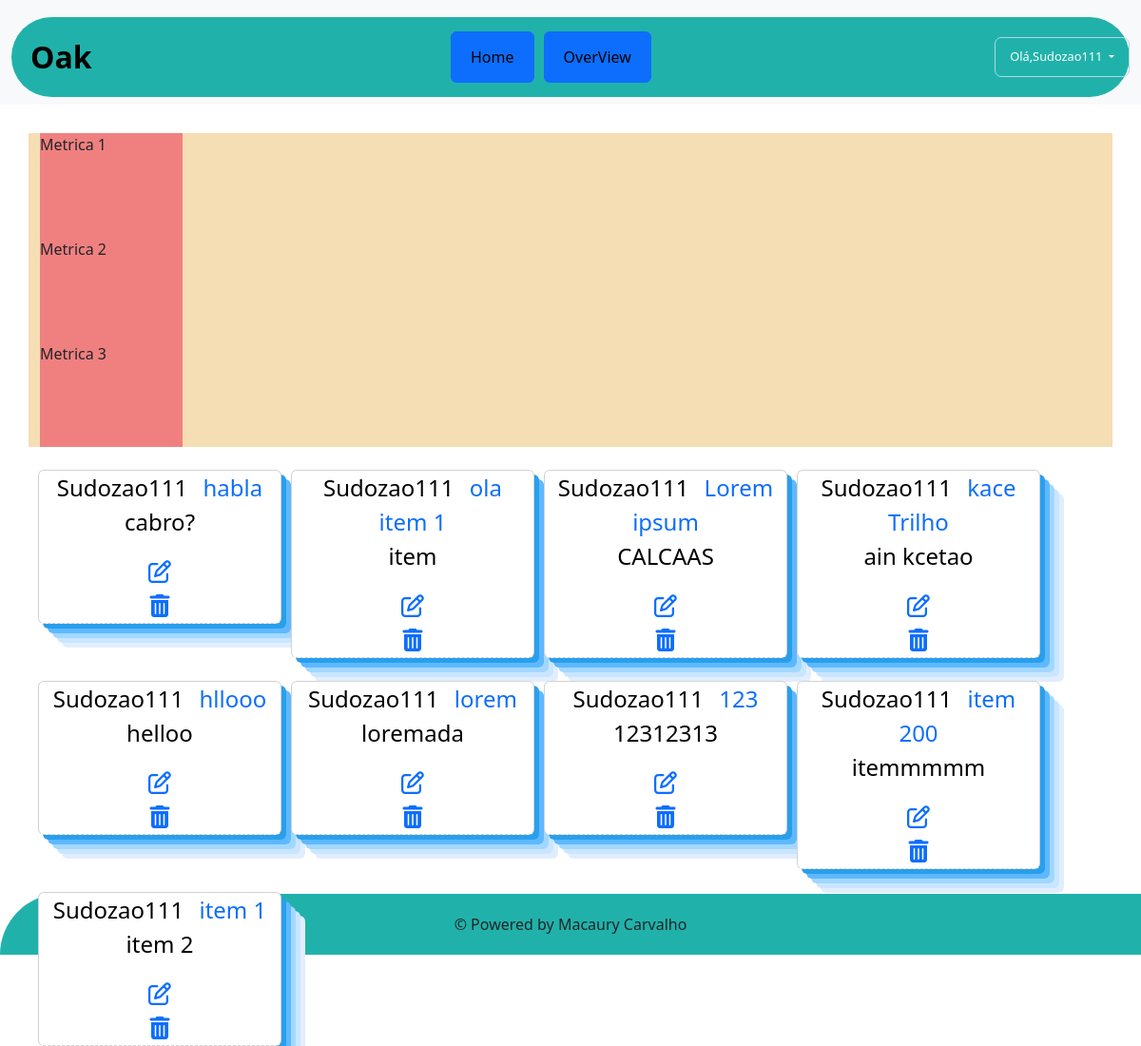
The app's page /overview/ (signed in) with its own data.
### tarefas/models.py (models this page shows, shortened)
class Tarefas(models.Model):
    titulo = models.CharField(max_length=254)
    descricao = models.TextField()
    usuario = models.ForeignKey(get_user_model(),on_delete=models.CASCADE)
    created_at = models.DateTimeField(auto_now_add=True)
    update_at = models.DateTimeField(auto_now=True)

### tarefas/views.py (the view)
# urls.py: path('overview/',views.overlist,name='overlist'),
@login_required
def overlist(request):
    tarefas_list = Tarefas.objects.all().order_by('-created_at')
    search = request.GET.get('search')
    if search:
        tarefas = Tarefas.objects.filter(titulo__icontains=search, usuario=request.user)
        return render(request,'tarefas/overview.html',{'tarefas':tarefas})
    else:
        return render(request,'tarefas/overview.html',{'tarefas':tarefas_list})

### templates/tarefas/overview.html (shortened to what this page needs)
{% extends 'base.html' %}
{% block content %}
<div class="container container-over">
  <div class="row row-col-4">
    <div class="metricas ">
      <div class="col-md-4 card-metrics item_1">Metrica 1</div>
      <div class="col-md-4 card-metrics item_2">Metrica 2</div>
      <div class="col-md-4 card-metrics item_3">Metrica 3</div>
    </div>
    {% for Tarefa in tarefas %}
    <div class="card card-over item text-center " style="width: 16rem;">
      <div class="col ">
        <span class="tag">{{user.username}}</span>
        <span class="titulo-item"><a class="link" href="/tarefa/{{Tarefa.id}}">{{Tarefa.titulo}}</a></span>
      </div>
      <div class="col" class="descricao">
        <span ><p  href="/overview/tarefa/{{Tarefa.id}}" text-overflow:ellipsis;>{{Tarefa.descricao}}</a></span>
      </div>
      <div class="row-btn">
        <div class="edit-btn">
          <a href="/overview/editar/{{Tarefa.id}} "><span><i class="fa fa-edit"></i></span>
          </div>
        <div class="trash-btn">
          <a href="/overview/delete/{{Tarefa.id}}" class="delete-btn"><span><i class="fa fa-trash"></i></span>
        </div>
      </div>
    </div>
    {% endfor %}
  </div>
</div>
{% endblock %}

### templates/base.html (shortened to what this page needs)
{% load static %}
<!DOCTYPE html>
<html lang="pt-br">
<head>
    <link href="https://cdn.jsdelivr.net/npm/bootstrap@5.3.7/dist/css/bootstrap.min.css" rel="stylesheet"
>
    <link rel="stylesheet" href="https://cdnjs.cloudflare.com/ajax/libs/font-awesome/6.5.2/css/all.min.css"
 />
    <link rel="stylesheet" href="{% static '/css/style.css' %}">
</head>
<body>
    <nav class="navbar navbar-expand-lg bg-body-tertiary">
        <div class="container-fluid justify-content-center">
            <div id="brand">
                <a class="navbar-brand" href="/">Oak</a>
            </div>
            {% if user.is_authenticated %}
            <div class=" navbar-collapse" id="navbarNav">
                <ul class=" navbar-nav ">
                    <li class="nav-item ">
                        <button class="btn btn-primary home">
                            <a class="nav-link active" aria-current="page" href="/">Home</a>
                        </button>
                    </li>
                    <li class="nav-item">
                          <button class="btn btn-primary overview">
                              <a class="nav-link active" aria-current="page" href="/overview">OverView</a>
                            </button>
                    </li>
                </ul>
            </div>
            <div class="nav-item dropdown user-div">
                <a class="nav-link dropdown-toggle" href="#" role="button" data-bs-toggle="dropdown"
                    aria-expanded="false">
                    Olá,{{user.username}}
                </a>
            </div>
            {% endif %}
        </div>
    </nav>
    <main>
        {% block content %}
        {% endblock %}
    </main>
    <footer id="footer-bottom" class="py-3  mt-auto ">
        <div class="text-center">
            <p class="mb-0">&copy; Powered by Macaury Carvalho</p>
        </div>
    </footer>
</body>
</html>

### tarefas/static/css/style.css (style rules this page uses)
body { margin: 0 !important; padding: 0 !important; }
a { text-decoration: none !important; }
main { min-height: 80vh; }
.navbar-brand { margin-left: 20px; }
#navbarNav .nav-item { margin: 5px; }
.container-fluid { padding: 10px 0; margin: 10px auto auto auto !important; background-color: lightseagreen !important; border-radius: 100px !important ; width: 98%; }
.navbar-nav { margin: auto !important; }
.navbar-brand { font-weight: bold !important; font-size: 2em !important; }
#footer-bottom { background-color: lightseagreen !important; padding: 20px 0 !important; text-align: center; border-radius: 100px 0px 0px 0 !important ; }
.item { margin-left: 10px; border-bottom: 0.5px dashed lightgrey !important; height: 3em !important; font-size: 1.5em !important; margin-top: 1em !important; color: black !important; }
.titulo-item { margin-left: 10px; }
.card { max-width: 320px !important; }
.card { -webkit-box-shadow: 5px 5px 0px 0px #289FED, 10px 10px 0px 0px #5FB8FF, 15px 15px 0px 0px #A1D8FF, 20px 20px 0px 0px #CAE6FF, 25px 25px 0px 0px #E1EEFF, 5px 5px 15px 5px rgba(0,0,0,0); box-shadow: 5px 5px 0px 0px #289FED, 10px 10px 0px 0px #5FB8FF, 15px 15px 0px 0px #A1D8FF, 20px 20px 0px 0px #CAE6FF, 25px 25px 0px 0px #E1EEFF, 5px 5px 15px 5px rgba(0,0,0,0); }
.user-div { padding: 10px 15px; color:white !important; font-size: 0.8em; border: 1px solid lightblue; border-radius: 7px; }
.container { height: 100vh !important; margin-top: 30px; }
.card-over { height: fit-content !important; max-height: 300px; }
.metricas { width: 100% !important; background-color: wheat; min-width: 350px !important; }
.card-metrics { width: 150px ; height: 110px; background-color: lightcoral; }

### records on screen
Tarefas: titulo "habla", descricao "cabro?"
Tarefas: titulo "ola item 1", descricao "item"
Tarefas: titulo "Lorem ipsum", descricao "CALCAAS"
Tarefas: titulo "kace Trilho", descricao "ain kcetao"
Tarefas: titulo "hllooo", descricao "helloo"
Tarefas: titulo "lorem", descricao "loremada"
Tarefas: titulo "123", descricao "12312313"
Tarefas: titulo "item 200", descricao "itemmmmm"
Tarefas: titulo "item 1", descricao "item 2"

### other values on screen
{{ user.username }} "Sudozao111"
